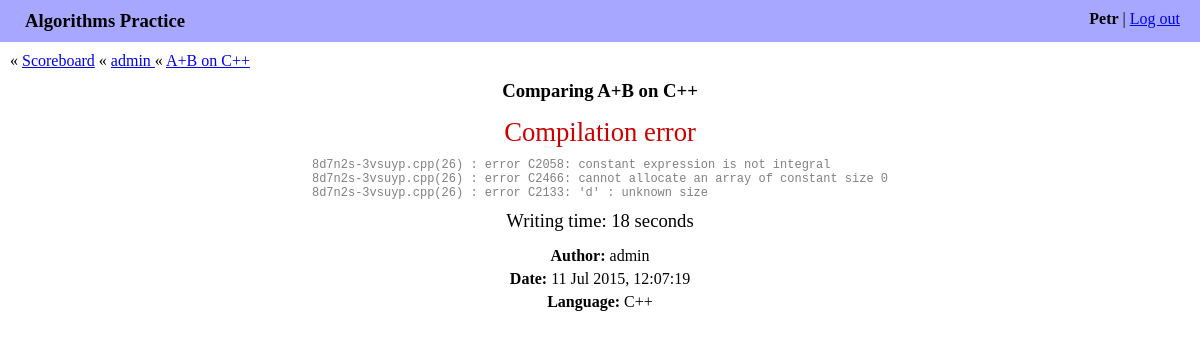
The page /history/admin/ab-on-c/752/ (signed in) on the database its author committed.
### algo/models.py (models this page shows, shortened)
class Submit(models.Model):
    algorithm = models.ForeignKey(Algorithm)
    author = models.ForeignKey(User)
    date = models.DateTimeField(auto_now_add=True)
    elapsed_seconds = models.IntegerField()
    source_code = models.TextField()
    score = models.FloatField()
    judge_submit_date = models.DateTimeField(blank=True, null=True)
    judge_verdict = models.CharField(blank=True, max_length=255)
    judge_test = models.IntegerField(blank=True, null=True)
    judge_comment = models.TextField(blank=True)
    awaiting_for_verdict = models.BooleanField()
    def get_verdict_type(self):
        try:
            return JUDGE_VERDICTS[self.judge_verdict][1]
        except KeyError:
            return 'unknown'
    def get_verdict_kind(self):
        verdict_type = self.get_verdict_type()
        if verdict_type == 'rejected':
            return 'bad'
        if verdict_type == 'accepted':
            return 'good'
        return 'unknown'
    def is_scores_visible(self):
        return not self.judge_verdict or self.get_verdict_kind() == 'good'
    EPS = 1e-7

class Algorithm(models.Model):
    name = models.CharField(max_length=255)
    slug = models.SlugField(max_length=60)
    language = models.ForeignKey(Language)
    source_code = models.TextField()
    judge_space_id = models.IntegerField(blank=True, null=True)
    judge_problem_id = models.IntegerField(blank=True, null=True)

class Language(models.Model):
    name = models.CharField(max_length=255)
    mime_type = models.CharField(max_length=60)
    judge_language_id = models.IntegerField()

### algo/views.py (the view)
@login_required
def show_submit(request, author_username, algorithm_slug, submit_id,
                new_submit=False):
    author = get_object_or_404(User, username=author_username)
    algorithm = get_object_or_404(Algorithm, slug=algorithm_slug)
    submit = get_object_or_404(Submit, author=author, algorithm=algorithm,
                               id=submit_id)
    comparer = CodeComparer(submit.source_code, algorithm.source_code)
    return render(request, 'algo/submit.html', {
        'comparer': comparer,
        'editable_region': comparer.editable_region,
        'new_submit': new_submit,
        'submit': submit,
    })

### algo/code_processing.py (called while the page is built)
def split_to_lines(code):
    return [line.rstrip() for line in code.splitlines()]

def split_to_tokens(code):
    return re.findall(r'\w+|\S', code)

def levenshtein_distance(a, b):
    M = len(a)
    N = len(b)
    dp = [[0 for j in range(N + 1)] for i in range(M + 1)]
    for i in range(M + 1):
        for j in range(N + 1):
            if i == 0 or j == 0:
                dp[i][j] = i + j
                continue
            dp[i][j] = min(
                dp[i][j - 1] + 1,
                dp[i - 1][j] + 1,
                dp[i - 1][j - 1] + (a[i - 1] != b[j - 1]),
            )
    return dp[M][N]

    def _calculate_score(self):
        written_tokens = split_to_tokens(self.written_fragment)
        expected_tokens = split_to_tokens(self.expected_fragment)
        self.distance = levenshtein_distance(written_tokens, expected_tokens)
        self.max_distance = max(len(written_tokens), len(expected_tokens))
        score = (1.0 - self.distance / self.max_distance) * 100
        self.score = math.floor(score * 10) / 10

### algo/templates/algo/submit.html (shortened to what this page needs)
{% extends "algo/base.html" %}
{% load staticfiles %}
{% block includes %}
<link rel="stylesheet" href="{% static 'algo/lib/codemirror-5.3/lib/codemirror.css' %}" />
<link rel="stylesheet" href="{% static 'algo/lib/codemirror-5.3/addon/scroll/simplescrollbars.css' %}" />
<link rel="stylesheet" href="{% static 'algo/lib/codemirror-5.3/addon/merge/merge.css' %}" />
{% endblock %}
{% block content %}
<div class="navigation_box">
    &laquo; <a href="{% url 'algo:index' %}">Scoreboard</a>
    &laquo; <a href="{% url 'algo:history' author_username=submit.author.username %}">
        {{ submit.author.username }}
    </a>
    &laquo; <a href="{% url 'algo:history' author_username=submit.author.username algorithm_slug=submit.algorithm.slug %}">
        {{ submit.algorithm.name }}
    </a>
</div>
<div class="submit_content">
    <h3>Comparing {{ submit.algorithm.name }}</h3>
    <div class="match_description">
        {% if submit.is_scores_visible %}
        <div class="match_percents">Match: {{ comparer.score|floatformat:1 }}%</div>
        <div class="match_comment">
            * &ndash; Levenshtein distance by tokens: {{ comparer.distance }} (max {{ comparer.max_distance }})
        </div>
        {% if submit.judge_verdict %}
        <div class="submit_field">
            Verdict:
            <span class="verdict_{{ submit.get_verdict_kind }}">{{ submit.judge_verdict }}</span>
        </div>
        {% endif %}
        {% else %}
        <div class="match_big_verdict verdict_{{ submit.get_verdict_kind }}">
            {{ submit.judge_verdict }}
        </div>
        {% endif %}
        {% if submit.judge_comment != '' %}
        <div class="submit_judge_comment">
            {{ submit.judge_comment|linebreaksbr }}
        </div>
        {% endif %}
        <div class="submit_field submit_writing_time">Writing time: {{ submit.elapsed_seconds }} seconds</div>
    </div>
    <div class="match_continue">
        {% if new_submit %}
        <a href="{% url 'algo:check' algorithm_slug=submit.algorithm.slug %}">Try again</a>
        <a href="{% url 'algo:check_random' %}">Try random</a>
        {% else %}
        <p><b>Author:</b> {{ submit.author.username }}</p>
        <p><b>Date:</b> {{ submit.date|date:"d M Y, H:m:s" }}</p>
        <p><b>Language:</b> {{ submit.algorithm.language.name }}</p>
        {% endif %}
    </div>
{% endblock %}

### algo/templates/algo/base.html (shortened to what this page needs)
<!DOCTYPE html>
<html>
    <head>
        {% load staticfiles %}
        {% block includes %}{% endblock %}
        <link rel="stylesheet" href="{% static 'algo/style.css' %}">
    </head>
    <body>
        <div class="account_bar">
            <div class="account_info">
                <b>{{ request.user.username }}</b> | <a href="{% url 'logout' %}">Log out</a>
            </div>
            <div class="site_title">Algorithms Practice</div>
        </div>
        <div class="content">
        {% block content %}{% endblock %}
    </body>
</html>

### algo/static/algo/style.css (style rules this page uses)
body { margin: 0; }
.account_bar { background-color: #a7a7ff; padding: 10px 20px 10px 25px; }
.account_info { float: right; }
.site_title { font-size: 14pt; font-weight: bold; }
.content { margin: 10px; }
h3 { margin-top: 10px; }
.verdict_bad { color: #c00; }
.submit_content { margin-left: auto; margin-right: auto; text-align: center; width: 1000px; }
.submit_content h3 { margin-bottom: 5px; overflow-y: hidden; }
.match_description { margin-top: 15px; margin-bottom: 15px; }
.match_continue { margin: 15px; }
.match_continue a, .match_continue p { margin: 5px; }
.match_big_verdict { font-size: 20pt; margin: 10px; }
.submit_field { font-size: 14pt; margin: 4px; }
.submit_judge_comment { color: gray; display: inline-block; font-family: "Lucida Console", Monaco, monospace; font-size: 12px; text-align: left; }
.submit_writing_time { margin: 10px; }

### rows shown on the page
Submit: author.username "admin", algorithm.name "A+B on C++", judge_verdict "Compilation error", judge_comment "8d7n2s-3vsuyp.cpp(26) : error C2058: constant expression is not integral 8d7n2s-3vsuyp.cpp(26) : error C2466: cannot allocate an array of constant size 0 8d7n2s-3vsuyp.cpp(26) : error C2133: 'd' : unknown size", elapsed_seconds "18", date "11 Jul 2015, 12:07:19", algorithm.language.name "C++"

### other values the page prints
{{ request.user.username }} "Petr"
